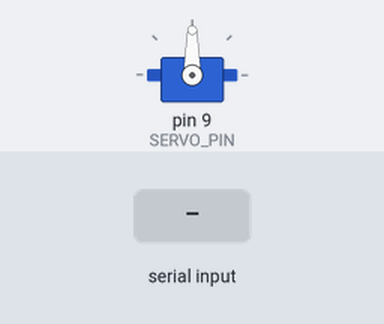
Recording of a sketch running on a simulated Arduino Uno, built with avr-gcc and run on an emulated ATmega328P. On the bench: servo. The test bench sets the inputs (shaded band). What the sketch prints to the serial monitor is not drawn.

Above: at 1.2 s.
1.3 s: "g90\n" received over Serial
4.3 s: "a,45\n" received over Serial
Timing chart, 0 to 7.3 s (numbered marks = the images above; inputs shaded):
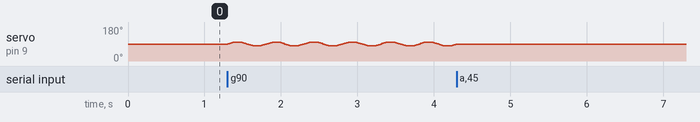

The sketch:

wavemaker.ino
```cpp
// wavemaker.ino - sinusoidal wave maker for the water-channel horizon experiment
//
// A hobby servo moves a plunger (a wedge or a flat paddle) up and down at the
// downstream end of the channel. Frequency and amplitude are set over the
// serial monitor (115200 baud):
//
//   f 2.0     set frequency to 2.0 Hz
//   a 15      set amplitude to 15 degrees of servo travel (around the centre)
//   c 90      set centre position in degrees
//   s         stop (hold at centre)
//   g         go (start oscillating)
//   ?         print current settings
//
// Wiring: servo signal -> pin 9. Power the servo from its own 5-6 V supply
// (NOT from the Arduino's 5 V pin) and connect the grounds together.
// Keep all electronics above and away from the water.

#include <Servo.h>

const int SERVO_PIN = 9;
const unsigned long UPDATE_US = 5000;   // 200 Hz position updates

Servo servo;
float freqHz = 2.0;
float ampDeg = 10.0;
float centreDeg = 90.0;
bool running = false;
float phase = 0.0;                      // radians, kept continuous across changes
unsigned long lastUs = 0;

void printSettings() {
  Serial.print(F("freq ")); Serial.print(freqHz, 3);
  Serial.print(F(" Hz, amp ")); Serial.print(ampDeg, 1);
  Serial.print(F(" deg, centre ")); Serial.print(centreDeg, 1);
  Serial.println(running ? F(" deg, RUNNING") : F(" deg, stopped"));
}

void handleSerial() {
  if (!Serial.available()) return;
  String line = Serial.readStringUntil('\n');
  line.trim();
  if (line.length() == 0) return;
  char cmd = line.charAt(0);
  float val = line.substring(1).toFloat();
  switch (cmd) {
    case 'f': if (val > 0 && val <= 10) freqHz = val; break;   // phase stays continuous
    case 'a': if (val >= 0 && val <= 45) ampDeg = val; break;
    case 'c': if (val >= 20 && val <= 160) centreDeg = val; break;
    case 's': running = false; servo.write((int)centreDeg); break;
    case 'g': running = true; break;
    case '?': break;
    default: Serial.println(F("commands: f <Hz>, a <deg>, c <deg>, s, g, ?"));
  }
  printSettings();
}

void setup() {
  Serial.begin(115200);
  Serial.setTimeout(50);
  servo.attach(SERVO_PIN);
  servo.write((int)centreDeg);
  lastUs = micros();
  Serial.println(F("wavemaker ready"));
  printSettings();
}

void loop() {
  handleSerial();
  unsigned long now = micros();
  if (now - lastUs < UPDATE_US) return;
  float dt = (now - lastUs) * 1e-6;
  lastUs = now;
  if (!running) return;

  phase += 2.0 * PI * freqHz * dt;
  if (phase > 2.0 * PI) phase -= 2.0 * PI;
  // writeMicroseconds gives finer steps than whole degrees
  float deg = centreDeg + ampDeg * sin(phase);
  int us = map((long)(deg * 10), 0, 1800, 544, 2400);
  servo.writeMicroseconds(us);
}
```

Measured:
- after the input at 4.3 s, servo on pin 9 (SERVO_PIN): stops changing and stays 90°
